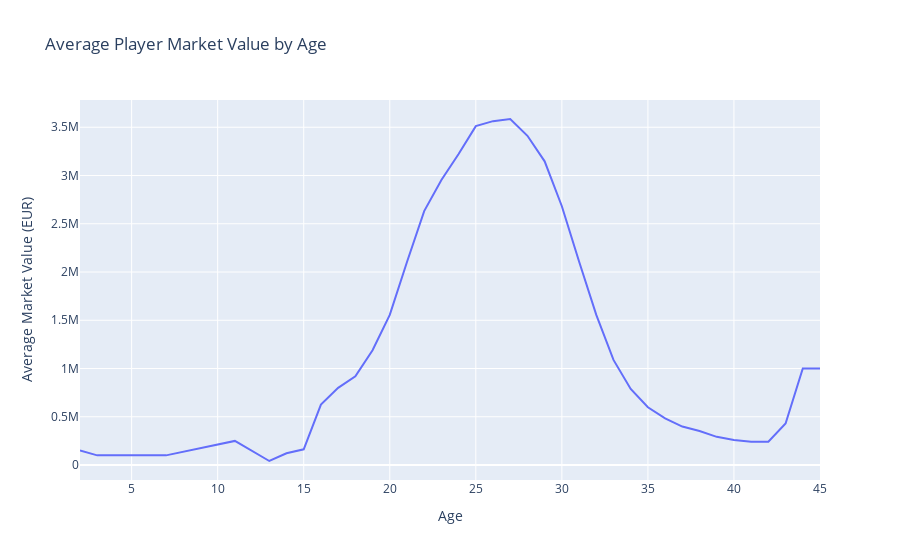

Write notebook code for a chart like this one.
### Code cell
# Calculate average market value and count at each age
avg_value_by_age = (
    pdf_joined.groupby("age")["market_value_in_eur"]
    .agg(["mean", "count"])
    .reset_index()
    .rename(columns={"mean": "avg_market_value", "count": "player_count"})
)

# Plot the line graph with hover data showing player count
fig = px.line(
    avg_value_by_age,
    x="age",
    y="avg_market_value",
    title="Average Player Market Value by Age",
    labels={"avg_market_value": "Average Market Value (EUR)", "age": "Age"},
    hover_data={"player_count": True}
)
fig.show()

# --- Average market value by year ---
avg_value_by_year = (
    pdf_joined.groupby("year")["market_value_in_eur"]
    .agg(["mean", "count"])
    .reset_index()
    .rename(columns={"mean": "avg_market_value", "count": "player_count"})
)

fig_year = px.line(
    avg_value_by_year,
    x="year",
    y="avg_market_value",
    title="Average Player Market Value by Year",
    labels={"avg_market_value": "Average Market Value (EUR)", "year": "Year"},
    hover_data={"player_count": True}
)


# --- New Feature: Contract Length Remaining (in years) ---
pdf_joined["contract_expiration_date"] = pd.to_datetime(pdf_joined["contract_expiration_date"], errors="coerce")
pdf_joined["date"] = pd.to_datetime(pdf_joined["date"], errors="coerce")
pdf_joined["contract_years_remaining"] = (
    (pdf_joined["contract_expiration_date"] - pdf_joined["date"]).dt.days // 365
)

# Calculate average market value and count by contract years remaining
avg_value_by_contract = (
    pdf_joined.groupby("contract_years_remaining")["market_value_in_eur"]
    .agg(["mean", "count"])
    .reset_index()
    .rename(columns={"mean": "avg_market_value", "count": "player_count"})
)

### Figure 1 — Plotly figure (JSON) as saved in the notebook; plotly's stock layout.template omitted (floating-point values rounded to 4 significant figures)
{"data": [{"customdata": [[1], [1], [1], [1], [3], [7], [81], [1744], [7689], [18584], [30902], [37432], [39611], [40117], [39768], [38433], [36248], [33697], [30894], [27924], [24773], [21503], [18270], [15043], [11724], [8469], [5691], [3480], [1973], [1046], [511], [256], [119], [35], [11], [2], [1]], "hovertemplate": "Age=%{x}<br>Average Market Value (EUR)=%{y}<br>player_count=%{customdata[0]}<extra></extra>", "legendgroup": "", "line": {"color": "#636efa", "dash": "solid"}, "marker": {"symbol": "circle"}, "mode": "lines", "name": "", "orientation": "v", "showlegend": false, "type": "scatter", "x": [2, 3, 7, 11, 13, 14, 15, 16, 17, 18, 19, 20, 21, 22, 23, 24, 25, 26, 27, 28, 29, 30, 31, 32, 33, 34, 35, 36, 37, 38, 39, 40, 41, 42, 43, 44, 45], "xaxis": "x", "y": [150000, 100000, 100000, 250000, 41670.0, 121400.0, 163100.0, 625700.0, 800000.0, 918800.0, 1190000.0, 1556000.0, 2104000.0, 2631000.0, 2954000.0, 3223000.0, 3511000.0, 3563000.0, 3586000.0, 3412000.0, 3147000.0, 2682000.0, 2109000.0, 1555000.0, 1089000.0, 788900.0, 598800.0, 483200.0, 398600.0, 351700.0, 291900.0, 260000.0, 240800.0, 241300.0, 430500.0, 1000000, 1000000], "yaxis": "y"}], "layout": {"legend": {"tracegroupgap": 0}, "title": {"text": "Average Player Market Value by Age"}, "xaxis": {"anchor": "y", "domain": [0, 1], "title": {"text": "Age"}}, "yaxis": {"anchor": "x", "domain": [0, 1], "title": {"text": "Average Market Value (EUR)"}}}}
